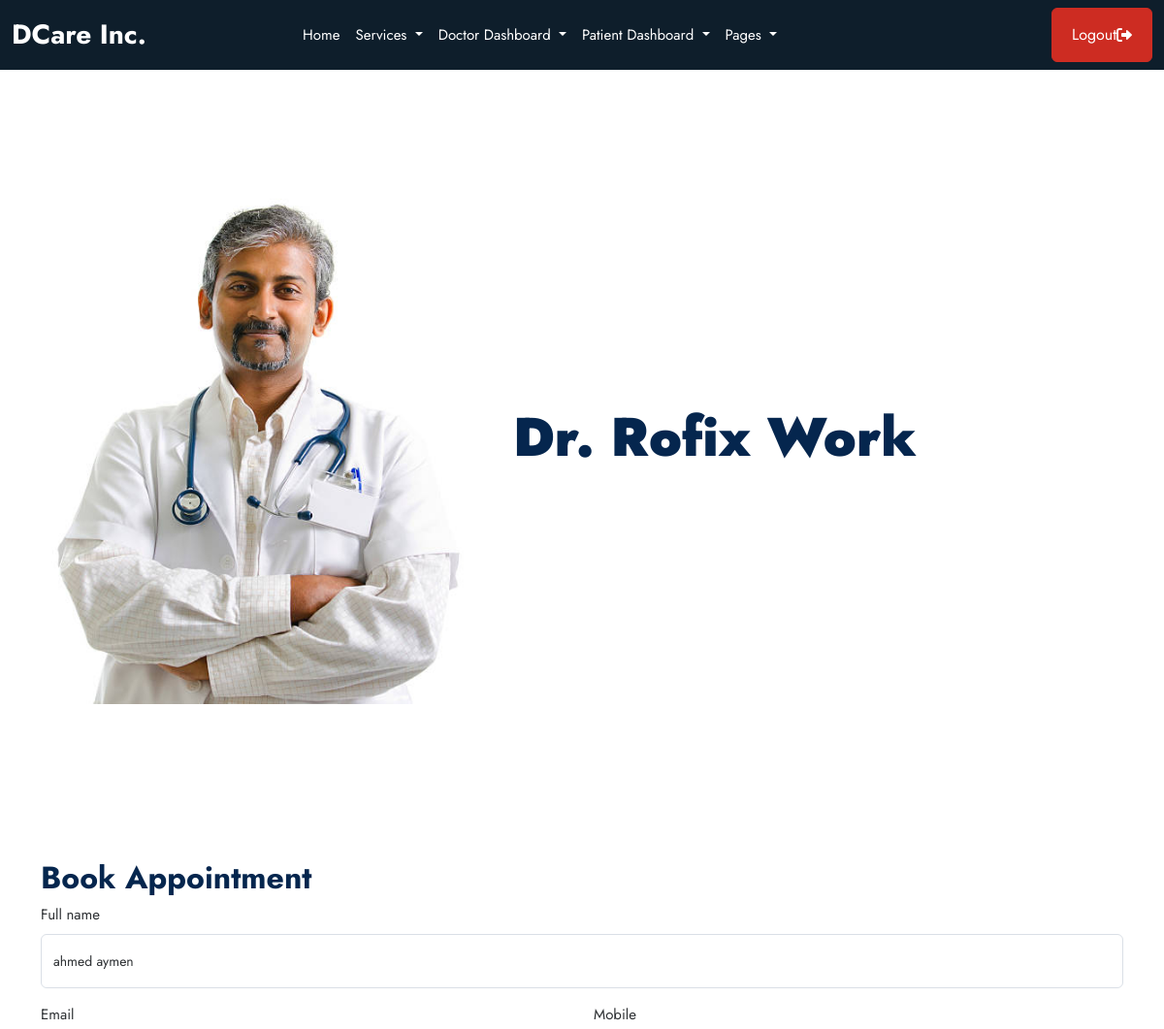
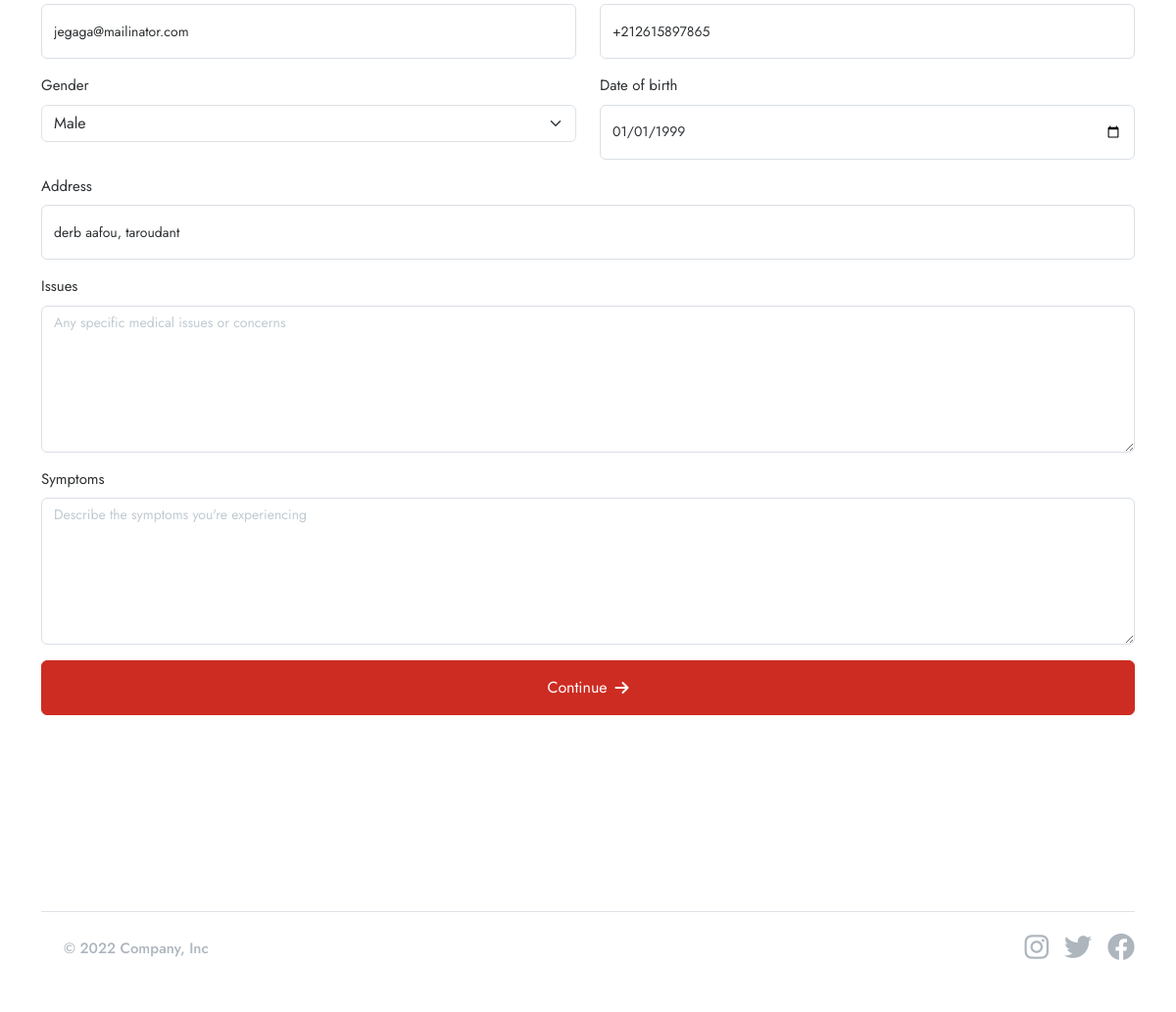
Page /book-appointment/5/1/ (signed in) on the committed database (2 pictures, top to bottom).
### doctor/models.py (models this page shows, shortened)
class Doctor(models.Model):
    user = models.OneToOneField(to=User, on_delete=models.CASCADE)
    bio = models.CharField(max_length=400, null=True, blank=True)
    country = models.CharField(max_length=50, null=True, blank=True)
    full_name = models.CharField(max_length=100, null=True, blank=True)
    image = models.ImageField(upload_to="images", null=True, blank=True)
    mobile = models.CharField(
        max_length=15,
        null=True,
        blank=True,
        unique=True,
        validators=[CustomValidations.check_phone_number],
    )
    next_available_appointment_date = models.DateTimeField(null=True, blank=True)
    qualifications = models.TextField(null=True, blank=True)
    specializations = models.TextField(null=True, blank=True)
    years_of_experience = models.PositiveIntegerField(null=True, blank=True)

### patient/models.py (models this page shows, shortened)
class Patient(models.Model):
    user = models.OneToOneField(User, on_delete=models.CASCADE)
    address = models.CharField(max_length=255, blank=True, null=True)
    blood_group = models.CharField(max_length=40, blank=True, null=True)
    date_of_birth = models.DateField(blank=True, null=True)
    email = models.EmailField(blank=True, null=True)
    full_name = models.CharField(max_length=50, blank=True, null=True)
    gender = models.CharField(
        max_length=50, blank=True, null=True, choices=GENDER_TYPE.choices
    )
    image = models.ImageField(upload_to="images", blank=True, null=True)
    mobile = models.CharField(
        max_length=15,
        blank=True,
        null=True,
        unique=True,
        validators=[CustomValidations.check_phone_number],
    )

### base/views.py (the view, shortened to what this page needs)
class BookAppointmentView(LoginRequiredMixin, FormView):
    template_name = "base/book-appointment.html"
    form_class = BookAppointmentForm
    success_url = reverse_lazy("home")
    def validate_request(self):
        service_id = self.kwargs.get("service_id")
        doctor_id = self.kwargs.get("doctor_id")
        self.service = get_object_or_404(Service, id=service_id)
        self.doctor = get_object_or_404(Doctor, id=doctor_id)
        self.patient = get_object_or_404(Patient, user=self.request.user)
        if not self.service.doctors_available.filter(id=self.doctor.id).exists():
            raise Http404
    def dispatch(self, request, *args, **kwargs):
        try:
            self.validate_request()
        except (
            Http404,
            Service.DoesNotExist,
            Patient.DoesNotExist,
            Doctor.DoesNotExist,
        ):
            return redirect(
                reverse("service_details", kwargs={"pk": self.kwargs.get("service_id")})
            )
        else:
            return super().dispatch(request, *args, **kwargs)
    def get_context_data(self, **kwargs) -> dict[str, Any]:
        context = super().get_context_data(**kwargs)
        context["doctor"] = self.doctor
        form = self.form_class(
            initial={
                "full_name": self.patient.full_name,
                "email": self.patient.email,
                "mobile": self.patient.mobile,
                "gender": self.patient.gender,
                "date_of_birth": self.patient.date_of_birth,
                "address": self.patient.address,
            }
        )
        context["form"] = form
        return context

### templates/base/book-appointment.html (shortened to what this page needs)
{% extends 'base.html' %}
{% block body %}
<section class="container">
    <div class="row d-flex justify-content-center align-items-center">
        <div class="col-12 col-lg-5">
            <img class="img-fluid mt-4" style="width: 100%; height: 550px; object-fit: cover; border-radius: 10px" src="{{doctor.image.url}}" alt="" />
        </div>
        <div class="col-12 col-lg-7 p-4 rounded-3 bg-white">
            <h1 class="display-4 fw-bold mt-5">
                <span class=""><b>Dr. {{doctor.full_name}}</b></span>
            </h1>
        </div>
    </div>
</section>
<section class="container">
    <div class="">
        <h2 class="">Book Appointment</h2>
    </div>
    <form class="row" method="POST">
        {% for field in form %}
            <div class="{% if field.name in 'full_name,issues,symptoms,address' %}col-lg-12{% else %}col-lg-6{% endif %} mb-3">
                <label for="{{field.id_for_label}}" class="mb-2">{{field.label}}</label>
                {{field}}
            </div>
        {% endfor %}
        <div class="col-lg-12 mb-3">
            <button type="submit" class="btn btn-primary w-100">Continue <i class="fas fa-arrow-right ms-2"></i></button>
        </div>
    </form>
</section>
{% endblock body %}

### rows in the picture
Doctor: image (picture), full_name "Rofix Work"
Patient: form "ahmed aymen" "jegaga@mailinator.com" "+212615897865" "Male" "01/01/1999" "derb aafou, taroudant"

### other values in the picture
{{ field.label }} "Full name" "Email" "Mobile" "Gender" "Date of birth" "Address" "Issues" "Symptoms"
